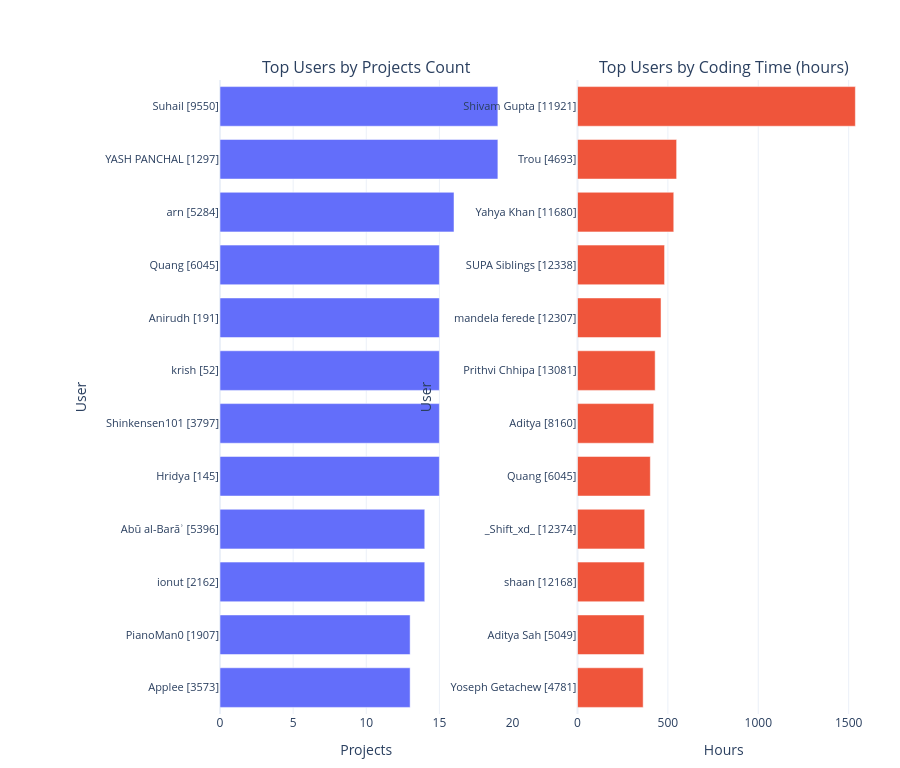

Source (notebook cell):
### Markdown cell above
# Top users by projects and coding time

Two horizontal bar charts: total projects per user (top 12) and individual users with the highest coding time (top 12).

### Code cell
TOP_N = 12

_df = df.copy()
_df['projects_count_num'] = pd.to_numeric(_df['projects_count'], errors='coerce')
_df['coding_time_hours'] = pd.to_numeric(_df['coding_time_seconds'], errors='coerce') / 3600
_df['display_name_clean'] = _df['display_name'].astype('object').fillna('(unnamed)').astype(str)

proj_top = (
    _df[['id', 'display_name_clean', 'projects_count_num']]
    .dropna(subset=['projects_count_num'])
    .sort_values('projects_count_num', ascending=False)
    .head(TOP_N)
    .copy()
)

proj_top['user_label'] = (proj_top['display_name_clean'].str.slice(0, 25) + 
                         ' [' + proj_top['id'].astype(str) + ']')

time_top = (
    _df[['id', 'display_name_clean', 'coding_time_hours']]
    .dropna(subset=['coding_time_hours'])
    .sort_values('coding_time_hours', ascending=False)
    .head(TOP_N)
    .copy()
)

time_top['user_label'] = (time_top['display_name_clean'].str.slice(0, 25) + 
                         ' [' + time_top['id'].astype(str) + ']')

height = max(len(proj_top), len(time_top)) * 44 + 240

fig = make_subplots(
    rows=1, cols=2, column_widths=[0.5, 0.5],
    subplot_titles=(
        'Top Users by Projects Count',
        'Top Users by Coding Time (hours)'
    )
)

fig.add_trace(
    go.Bar(
        x=proj_top['projects_count_num'][::-1],
        y=proj_top['user_label'][::-1],
        orientation='h',
        marker_color='#636EFA',
        hovertemplate='%{y}<br>Projects=%{x}'
    ), row=1, col=1
)

fig.add_trace(
    go.Bar(
        x=time_top['coding_time_hours'][::-1],
        y=time_top['user_label'][::-1],
        orientation='h',
        marker_color='#EF553B',
        hovertemplate='%{y}<br>Time=%{x:.1f} hours'
    ), row=1, col=2
)

fig.update_layout(
    height=max(DEFAULT_HEIGHT + (len(proj_top)*18), height),
    margin=dict(l=220, r=30, t=80, b=40),
    showlegend=False,
    bargap=0.25
)
fig.update_xaxes(title_text='Projects', row=1, col=1)
fig.update_xaxes(title_text='Hours', row=1, col=2)
fig.update_yaxes(title_text='User', row=1, col=1,
                 automargin=True, tickfont=dict(size=11))
fig.update_yaxes(title_text='User', row=1, col=2,
                 automargin=True, tickfont=dict(size=11))
fig.show()

save_plotly(fig, name='top_users_projects_and_time', description='Two horizontal bar charts: top users by projects count and coding time', friendly_name='Top users by projects and coding time')

### Figure 1 — Plotly figure (JSON) as saved in the notebook; plotly's stock layout.template omitted (floating-point values rounded to 4 significant figures)
{"data": [{"hovertemplate": "%{y}<br>Projects=%{x}", "marker": {"color": "#636EFA"}, "orientation": "h", "type": "bar", "x": [13, 13, 14, 14, 15, 15, 15, 15, 15, 16, 19, 19], "xaxis": "x", "y": ["Applee [3573]", "PianoMan0 [1907]", "ionut [2162]", "Abū al-Barāʾ [5396]", "Hridya [145]", "Shinkensen101 [3797]", "krish [52]", "Anirudh [191]", "Quang [6045]", "arn [5284]", "YASH PANCHAL [1297]", "Suhail [9550]"], "yaxis": "y"}, {"hovertemplate": "%{y}<br>Time=%{x:.1f} hours", "marker": {"color": "#EF553B"}, "orientation": "h", "type": "bar", "x": [363.2, 368.4, 369.5, 371.7, 402.9, 421.8, 429.5, 462.0, 481.6, 532.4, 548.3, 1537.0], "xaxis": "x2", "y": ["Yoseph Getachew [4781]", "Aditya Sah [5049]", "shaan [12168]", "_Shift_xd_ [12374]", "Quang [6045]", "Aditya [8160]", "Prithvi Chhipa [13081]", "mandela ferede [12307]", "SUPA Siblings [12338]", "Yahya Khan [11680]", "Trou [4693]", "Shivam Gupta [11921]"], "yaxis": "y2"}], "layout": {"annotations": [{"font": {"size": 16}, "showarrow": false, "text": "Top Users by Projects Count", "x": 0.225, "xanchor": "center", "xref": "paper", "y": 1, "yanchor": "bottom", "yref": "paper"}, {"font": {"size": 16}, "showarrow": false, "text": "Top Users by Coding Time (hours)", "x": 0.775, "xanchor": "center", "xref": "paper", "y": 1, "yanchor": "bottom", "yref": "paper"}], "bargap": 0.25, "height": 768, "margin": {"b": 40, "l": 220, "r": 30, "t": 80}, "showlegend": false, "xaxis": {"anchor": "y", "domain": [0, 0.45], "title": {"text": "Projects"}}, "xaxis2": {"anchor": "y2", "domain": [0.55, 1], "title": {"text": "Hours"}}, "yaxis": {"anchor": "x", "automargin": true, "domain": [0, 1], "tickfont": {"size": 11}, "title": {"text": "User"}}, "yaxis2": {"anchor": "x2", "automargin": true, "domain": [0, 1], "tickfont": {"size": 11}, "title": {"text": "User"}}}}
